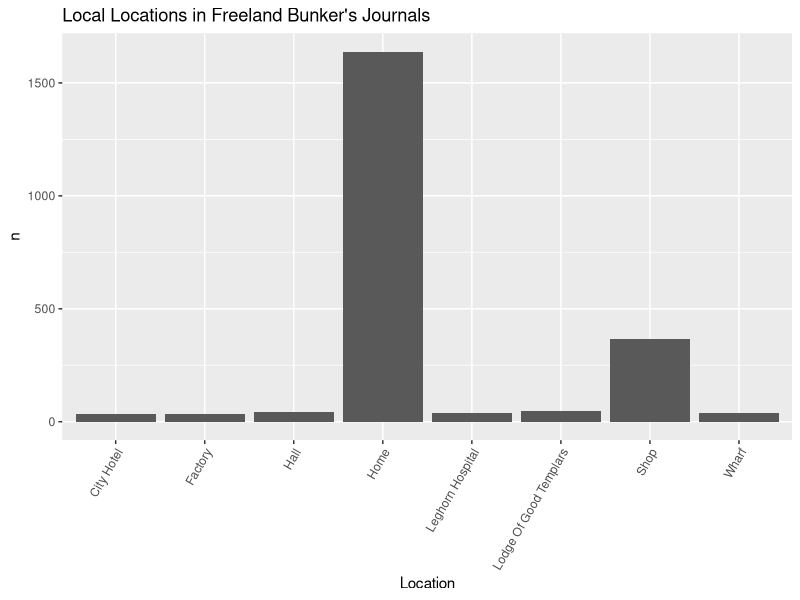
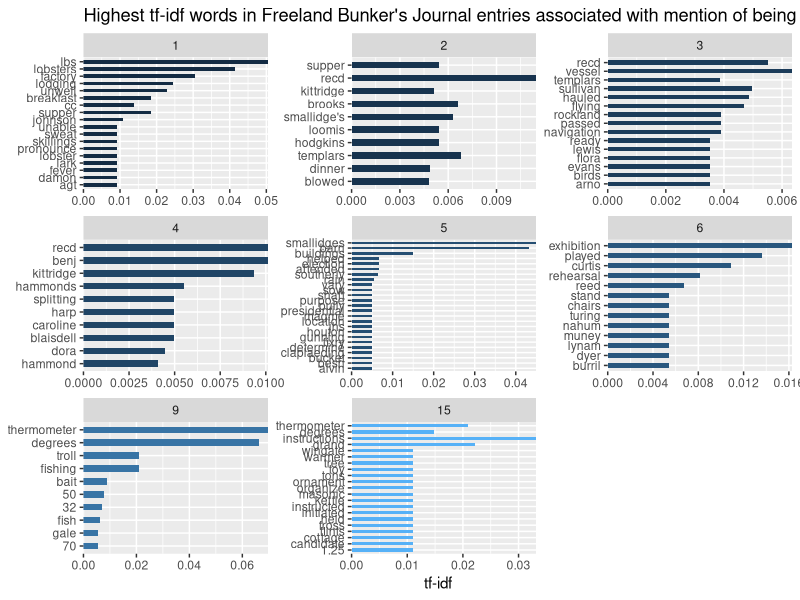
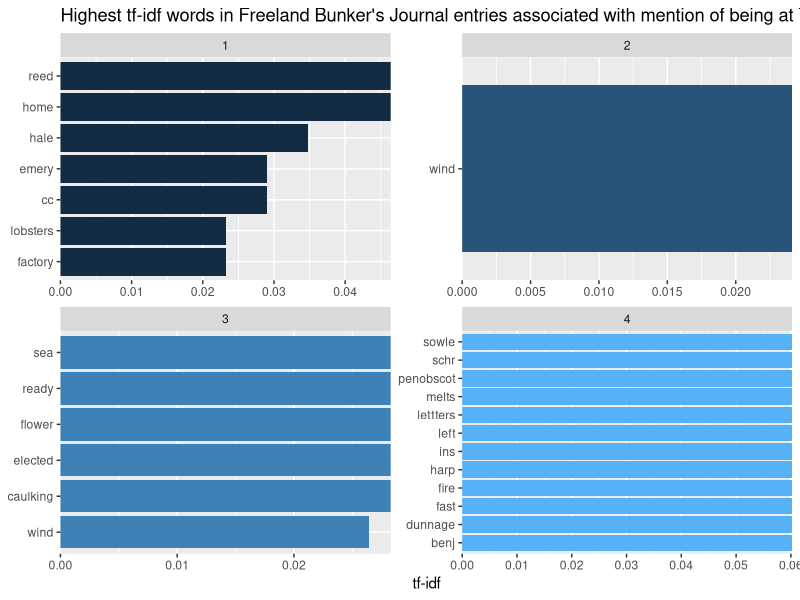
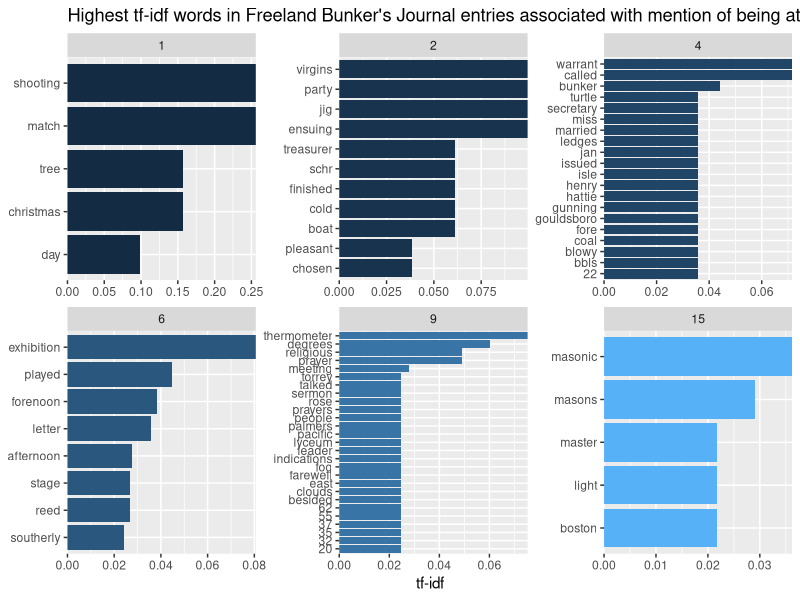
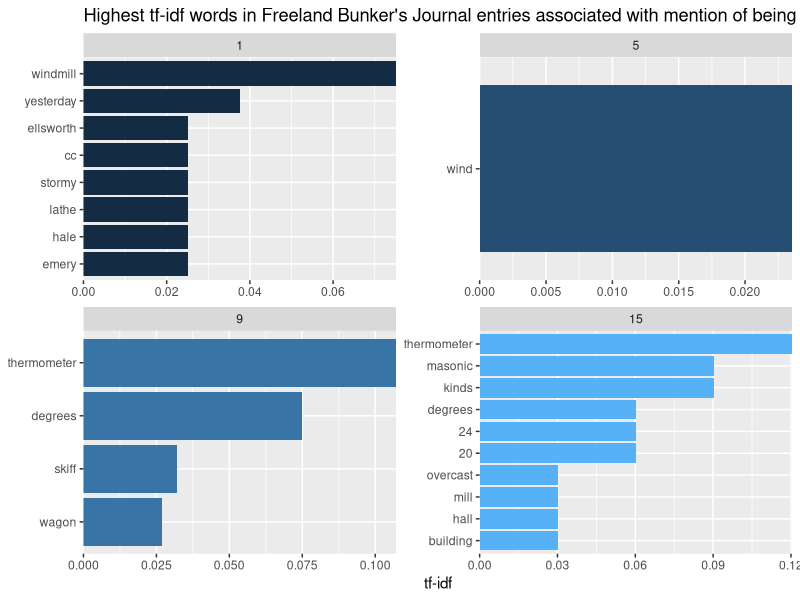

Generate these figures, in order, with R:
## ---- chunk 1
install.packages(c("tidyverse", 
                   "tidytext",
                   "stopwords",
                   "widyr",
                   "tidygraph",
                   "tidylo",
                   "ggraph",
                   "wordcloud",
                   "dplyr"))
## ---- chunk 2
library(dplyr)
library(tidyverse)
library("magrittr") 
library(tidyverse)
library(tidytext)
## ---- chunk 3
library(readr)
journal_71_72 <- read_csv("Data_Sets/journal_1871_1872 - Sheet1 (1).csv")
journal_73 <- read_csv("Data_Sets/journal_1873 - Sheet1.csv")
journal_74 <- read_csv("Data_Sets/journal_1874 - Sheet1.csv")
journal_75 <- read_csv("Data_Sets/journal_1875 - Sheet1.csv")
journal_76 <- read_csv("Data_Sets/journal_1876 - Sheet1.csv")
journal_77 <- read_csv("Data_Sets/journal_1877 - Sheet1.csv")
journal_80 <- read_csv("Data_Sets/journal_1880 - Sheet1.csv")
journal_86 <- read_csv("Data_Sets/journal_1886 - Sheet1.csv")
View(journal_1886_Sheet1)

## ---- chunk 4
#journals <- list.files(path = "Data_Sets/...", pattern = "*.csv", full.names = TRUE) %>% 
#  map_df(~read_csv(.x) %>% mutate(quantity = as.character(quantity))) #%>%
#  type_convert()
## ---- chunk 5
journal_71_72$journal <- 1
journal_73$journal <- 2
journal_74$journal <- 3
journal_75$journal <- 4
journal_76$journal <- 5
journal_77$journal <- 6

journal_80$journal <- 9

journal_86$journal <- 15
## ---- chunk 6
journal_71_72 <- journal_71_72 %>%
  rename(transcription_accuracy = transcription) %>%
  mutate(image_path = as.character(image_path)) %>%
  mutate(image_description = as.character(image_description))

journal_75 <- journal_75 %>%
  mutate(quantity = as.character(quantity)) %>%
  mutate(latitude = as.logical(latitude)) %>%
  mutate(latitude_origin = as.logical(latitude_origin)) %>%
  mutate(longitude = as.logical(longitude)) %>%
  mutate(longitude_origin = as.logical(longitude_origin))

journal_76 <- journal_76 %>%
  mutate(quantity = as.character(quantity)) %>%
  mutate(latitude = as.logical(latitude)) %>%
  mutate(latitude_origin = as.logical(latitude_origin)) %>%
  mutate(longitude = as.logical(longitude)) %>%
  mutate(longitude_origin = as.logical(longitude_origin)) %>%
  mutate(image_path = as.character(image_path)) %>%
  mutate(image_description = as.character(image_description)) %>%
  mutate(noteworthy = as.logical(noteworthy))

journal_77 <- journal_77 %>%
  mutate(quantity = as.character(quantity)) %>%
  mutate(image_path = as.character(image_path)) %>%
  mutate(image_description = as.character(image_description)) %>%
  mutate(noteworthy = as.logical(noteworthy)) %>%
  mutate(temperature_am = as.logical(temperature_am))

journal_80 <- journal_80 %>%
  mutate(image_path = as.character(image_path)) %>%
  mutate(image_description = as.character(image_description)) %>%
  mutate(noteworthy = as.logical(noteworthy)) %>%
  mutate(temperature_am = as.logical(temperature_am)) %>%
  mutate(temperature_pm = as.logical(temperature_pm)) %>%
  mutate(temperature_night = as.logical(temperature_night))
  
journal_86 <- journal_86 %>%
  mutate(image_path = as.character(image_path)) %>%
  mutate(image_description = as.character(image_description)) %>%
  mutate(noteworthy = as.logical(noteworthy)) %>%
  mutate(temperature_am = as.logical(temperature_am)) %>%
  mutate(temperature_pm = as.logical(temperature_pm)) %>%
  mutate(temperature_night = as.logical(temperature_night)) %>%
  mutate(latitude = as.logical(latitude)) %>%
  mutate(recorder = as.character(recorder)) %>%
  mutate(notes = as.character(notes)) %>%
  select(- ...37)

  
## ---- chunk 7
#journal_71_72 <-  journal_71_72 %>% mutate(across(.fns = as.character)) %>% type_convert()
#journal_73 <-  journal_73 %>% mutate(across(.fns = as.character)) %>% type_convert()
#journal_74 <-  journal_74 %>% mutate(across(.fns = as.character)) %>% type_convert()
#journal_75 <-  journal_75 %>% mutate(across(.fns = as.character)) %>% type_convert()
#journal_76 <-  journal_76 %>% mutate(across(.fns = as.character)) %>% type_convert()
#journal_77 <-  journal_77 %>% mutate(across(.fns = as.character)) %>% type_convert()
#journal_80 <-  journal_80 %>% mutate(across(.fns = as.character)) %>% type_convert()
#journal_86 <-  journal_86 %>% mutate(across(.fns = as.character)) %>% type_convert()
## ---- chunk 8
journals <- dplyr::bind_rows(journal_71_72, journal_73, journal_74, journal_75, journal_76, journal_77, journal_80, journal_86)
## ---- chunk 9
loc_place <- journals %>%
  select(journal, local_place, location) %>%
  separate(local_place, c("place_1", "place_2", "place_3", "place_4"), sep = ",")
## ---- chunk 10
loc_1 <- loc_place %>%
  select(place_1) %>%
  rename(place = place_1)
loc_2 <- loc_place %>%
  select(place_2) %>%
  rename(place = place_2)
loc_3 <- loc_place %>%
  select(place_3) %>%
  rename(place = place_3)
loc_4 <- loc_place %>%
  select(place_4) %>%
  rename(place = place_4)

loc_count <- dplyr::bind_rows(loc_1, loc_2, loc_3, loc_4)
## ---- chunk 11
loc_count <- loc_count %>%
  mutate(place = str_to_title(place)) %>%
  mutate(place = trimws(place, "both")) #str_squish 

## ---- chunk 12
loc_count <- loc_count %>%
    count(place, sort = TRUE)
## ---- chunk 13
print(loc_count)
## ---- chunk 14
loc_count %>%
    filter(n > 30) %>%
    filter(n < 2000) %>% #2000 to get rid of NA (may change)
  ggplot(aes(x=place, y=n)) + 
   geom_bar(stat = "identity")+
    theme(axis.text.x = element_text(angle = 60, hjust = 1))+
   labs(y = "n", x = "Location", title = "Local Locations in Freeland Bunker's Journals")
## ---- chunk 15
library(stringr)

Home <-  dplyr::filter(journals, grepl('Home| home| Home', local_place))

#https://stackoverflow.com/questions/22850026/filter-rows-which-contain-a-certain-string
## ---- chunk 16
(journal_words <- Home %>%
    unnest_tokens(word, journal_entry) %>%
    count(journal, word, sort = TRUE) %>%
    filter(!word %in% stop_words$word))
## ---- chunk 17
journal_tf_idf <- journal_words %>%
    bind_tf_idf(word, journal, n) %>%
    arrange(desc(tf_idf))
## ---- chunk 18
journal_tf_idf %>%
#  filter(tf_idf >= 0.02) %>%
    group_by(journal) %>%
    slice_max(tf_idf, n = 10) %>%
    ggplot(aes(tf_idf, fct_reorder(word, tf_idf), fill = journal)) +
    geom_col(show.legend = FALSE, width = 0.5) +
    facet_wrap(vars(journal), scales = "free") +
    scale_x_continuous(expand = c(0,0)) +
    labs(y = NULL, x = "tf-idf", title = "Highest tf-idf words in Freeland Bunker's Journal entries associated with mention of being at home")
## ---- chunk 19
library(stringr)

LoGT <-  dplyr::filter(journals, grepl('Lodge of Good Templars| Lodge of Good Templars| Lodge of  Good Templars|	Lodge of the Good Templars', local_place))

#https://stackoverflow.com/questions/22850026/filter-rows-which-contain-a-certain-string
## ---- chunk 20
(journal_words <- LoGT %>%
    unnest_tokens(word, journal_entry) %>%
    count(journal, word, sort = TRUE) %>%
    filter(!word %in% stop_words$word))
## ---- chunk 21
journal_tf_idf <- journal_words %>%
    bind_tf_idf(word, journal, n) %>%
    arrange(desc(tf_idf))
## ---- chunk 22
journal_tf_idf %>%
  filter(tf_idf >= 0.02) %>%
    group_by(journal) %>%
    slice_max(tf_idf, n = 10) %>%
    ggplot(aes(tf_idf, fct_reorder(word, tf_idf), fill = journal)) +
    geom_col(show.legend = FALSE) +
    facet_wrap(vars(journal), scales = "free") +
    scale_x_continuous(expand = c(0,0)) +
    labs(y = NULL, x = "tf-idf", title = "Highest tf-idf words in Freeland Bunker's Journal entries associated with mention of being at The Lodge of Good Templars")
## ---- chunk 23
library(stringr)

Hall <-  dplyr::filter(journals, grepl('Hall|Hall | Hall| hall', local_place))

#https://stackoverflow.com/questions/22850026/filter-rows-which-contain-a-certain-string
## ---- chunk 24
(journal_words <- Hall %>%
    unnest_tokens(word, journal_entry) %>%
    count(journal, word, sort = TRUE) %>%
    filter(!word %in% stop_words$word))
## ---- chunk 25
journal_tf_idf <- journal_words %>%
    bind_tf_idf(word, journal, n) %>%
    arrange(desc(tf_idf))
## ---- chunk 26
journal_tf_idf %>%
  filter(tf_idf >= 0.02) %>%
    group_by(journal) %>%
    slice_max(tf_idf, n = 10) %>%
    ggplot(aes(tf_idf, fct_reorder(word, tf_idf), fill = journal)) +
    geom_col(show.legend = FALSE) +
    facet_wrap(vars(journal), scales = "free") +
    scale_x_continuous(expand = c(0,0)) +
    labs(y = NULL, x = "tf-idf", title = "Highest tf-idf words in Freeland Bunker's Journal entries associated with mention of being at The Hall")
## ---- chunk 27
Shop <-  dplyr::filter(journals, grepl('Shop|Shop | Shop| shop', local_place))

#https://stackoverflow.com/questions/22850026/filter-rows-which-contain-a-certain-string
## ---- chunk 28
(journal_words <- Shop %>%
    unnest_tokens(word, journal_entry) %>%
    count(journal, word, sort = TRUE) %>%
    filter(!word %in% stop_words$word))
## ---- chunk 29
journal_tf_idf <- journal_words %>%
    bind_tf_idf(word, journal, n) %>%
    arrange(desc(tf_idf))
## ---- chunk 30
journal_tf_idf %>%
  filter(tf_idf >= 0.02) %>%
    group_by(journal) %>%
    slice_max(tf_idf, n = 10) %>%
    ggplot(aes(tf_idf, fct_reorder(word, tf_idf), fill = journal)) +
    geom_col(show.legend = FALSE) +
    facet_wrap(vars(journal), scales = "free") +
    scale_x_continuous(expand = c(0,0)) +
    labs(y = NULL, x = "tf-idf", title = "Highest tf-idf words in Freeland Bunker's Journal entries associated with mention of being at The Shop")
